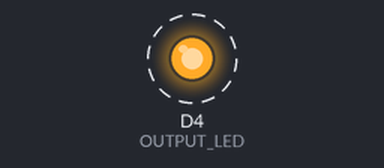
Bench run of a sketch on a simulated ESP8266 (NodeMCU). On the bench: output pins drawn as LEDs (lit = HIGH). Dashed ring = blinking. WiFi joins after 1.5 s; servers stay silent unless stated; uploads are accepted with an empty reply; random numbers use the default seed unless the sketch sets one; what the sketch prints to the serial monitor is not drawn.

Above: at 3.2 s.
Timing chart, 0 to 7.1 s (numbered marks = the images above):
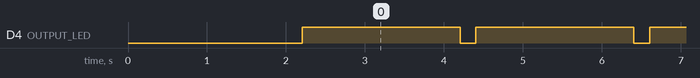

The sketch:

Main.ino
```cpp
#include <ESP8266WiFi.h>
#include <ESP8266HTTPClient.h>

#define OUTPUT_LED D4

const char* WIFI_SSID = "";
const char* WIFI_PASSWORD = "";
const char* API_URL = "http://192.168.1.17:8000/api/upload";

void setup() {
  Serial.begin(115200);
  Serial.println();
  delay(500);

  WiFi.begin(WIFI_SSID, WIFI_PASSWORD);

  Serial.print("Connecting");
  while (WiFi.status() != WL_CONNECTED) {
    delay(500);
    Serial.print(".");
  }
  Serial.println();

  Serial.print("Connected, IP address: ");
  Serial.println(WiFi.localIP());

  pinMode(OUTPUT_LED, OUTPUT); // onboard LED

  randomSeed(analogRead(0));
}

void loop() {
  if (WiFi.status() == WL_CONNECTED) {
    digitalWrite(OUTPUT_LED, LOW); // active LOW
    WiFiClient client;
    HTTPClient http;

    http.begin(client, API_URL);
    http.addHeader("Content-Type", "application/json");

    float temperature = random(200, 300) / 10.0;
    float humidity = random(10, 91);

    String jsonData = "{\"temperature\":";
    jsonData += String(temperature, 2);
    jsonData += ", \"humidity\":";
    jsonData += String(humidity, 2);
    jsonData += "}";

    int httpCode = http.POST(jsonData);

    if (httpCode > 0) {
      String payload = http.getString();
      Serial.println(payload);
    } else {
      Serial.printf("HTTP POST failed, error: %s\n", http.errorToString(httpCode).c_str());
    }

    http.end();
    digitalWrite(OUTPUT_LED, HIGH);
  } else {
    Serial.println("WiFi not connected!");
  }

  delay(2 * 1000);
}
```

Measured:
- by itself, D4 (OUTPUT_LED): alternates HIGH for 2.0 s and LOW for 0.20 s
